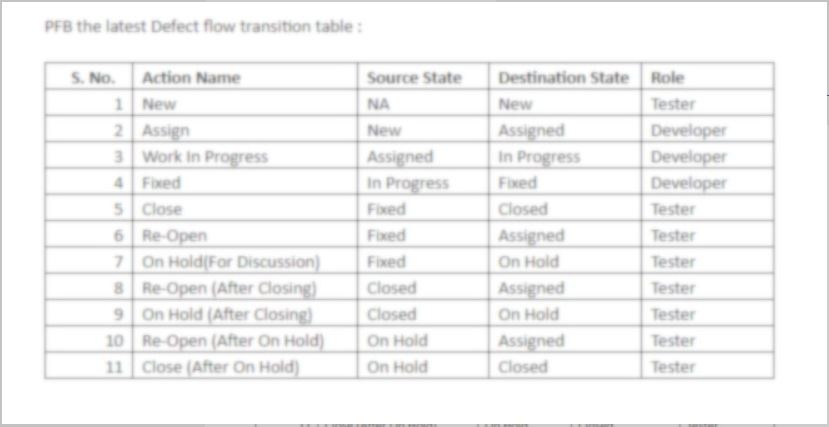
#> input picture joined comps/images/blur1.JPG, 829 x 427 px; its folder holds only this picture in this run
$ python laplace-sobel.py --images images   (older library calls are emulated)
#> lines starting #> are read from the running program, lines starting #| are printed output that depends on the picture; after the words box and inside, x2 and y2 are one past the last pixel; in counts of white or black regions, pixels touching at a corner belong together
import cv2
from imutils import paths
import argparse
import numpy as np
from matplotlib import pyplot as plt

# loading image
#img0 = cv2.imread('SanFrancisco.jpg',)

ap = argparse.ArgumentParser()
ap.add_argument("-i", "--images", required=True,
	help="path to input directory of images")
args = vars(ap.parse_args())

for imagePath in paths.list_images(args["images"]):
    # converting to gray scale
    img0 = cv2.imread(imagePath)
#> img0 is the input picture: shape (427, 829, 3); mean B, G, R 243.7, 243.7, 243.7
    gray = cv2.cvtColor(img0, cv2.COLOR_BGR2GRAY)

    # remove noise
    img = cv2.GaussianBlur(gray,(3,3),0)

    # convolute with proper kernels
    laplacian = cv2.Laplacian(img,cv2.CV_64F)
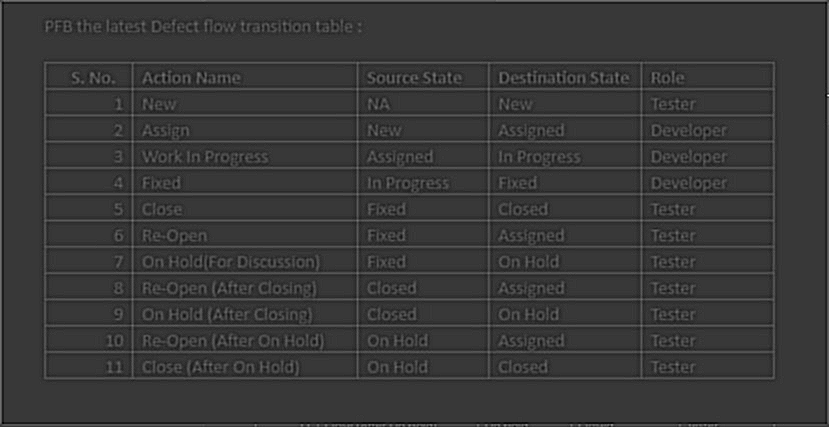
#> laplacian: shape (427, 829) float64; min -30, max 105, mean 0.1; drawn with min black and max white
    sobelx = cv2.Sobel(img,cv2.CV_64F,1,0,ksize=3)  # x
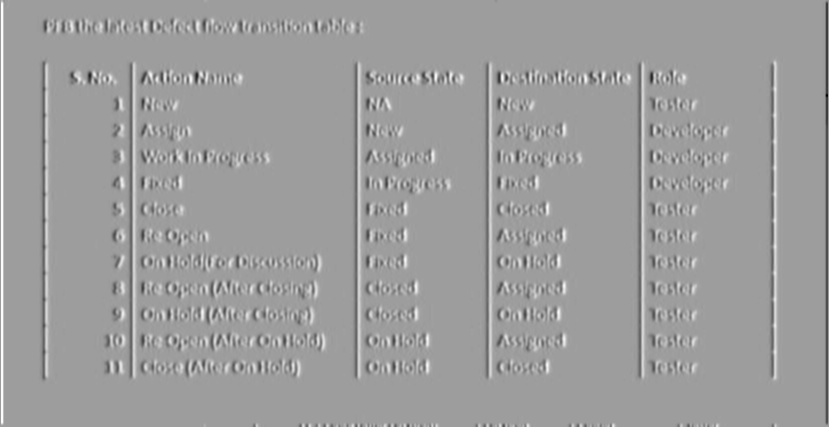
#> sobelx: shape (427, 829) float64; min -294, max 182, mean 0.1; drawn with min black and max white
    sobely = cv2.Sobel(img,cv2.CV_64F,0,1,ksize=3)  # y
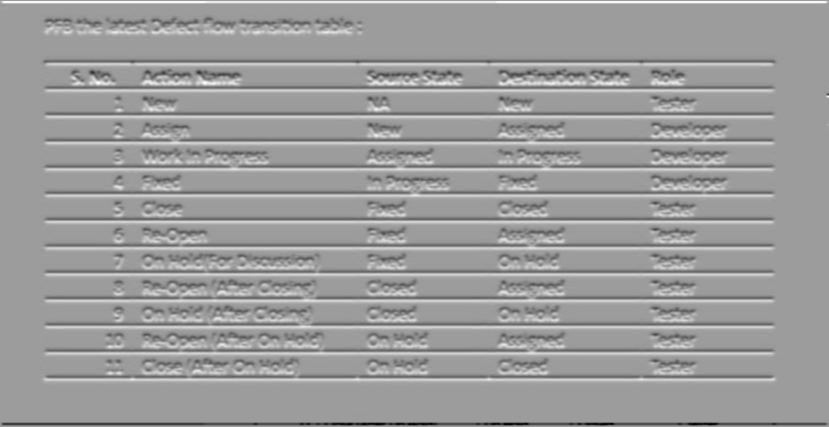
#> sobely: shape (427, 829) float64; min -306, max 193, mean -0.3; drawn with min black and max white
    ero = cv2.erode(img,(3,3))
    canny = cv2.Canny(ero,100,200)
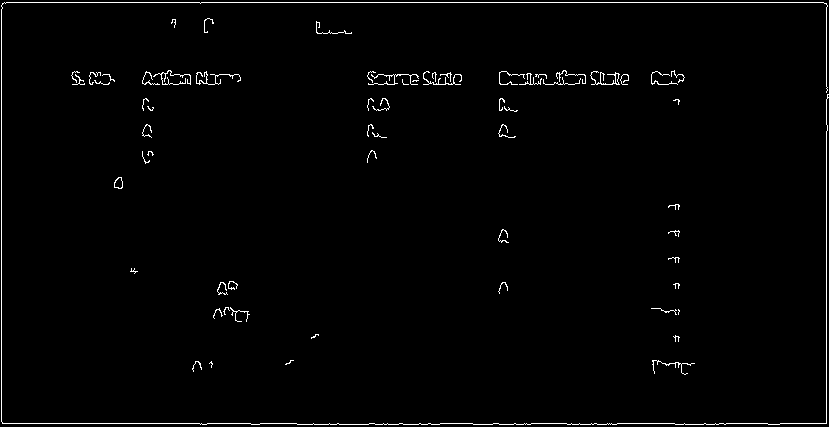
#> canny: shape (427, 829); 1.4% white in thin lines or dots

    """ plt.subplot(2,2,1),plt.imshow(img,cmap = 'gray')
    plt.title('Original'), plt.xticks([]), plt.yticks([])
    plt.subplot(2,2,2),plt.imshow(laplacian,cmap = 'gray')
    plt.title('Laplacian'), plt.xticks([]), plt.yticks([])
    plt.subplot(2,2,3),plt.imshow(sobelx,cmap = 'gray')
    plt.title('Sobel X'), plt.xticks([]), plt.yticks([])
    plt.subplot(2,2,4),plt.imshow(sobely,cmap = 'gray')
    plt.title('Sobel Y'), plt.xticks([]), plt.yticks([])

    plt.show() """

    cv2.imshow("original",img0)
    cv2.imshow("blur",img)
    cv2.imshow("laplace",laplacian)
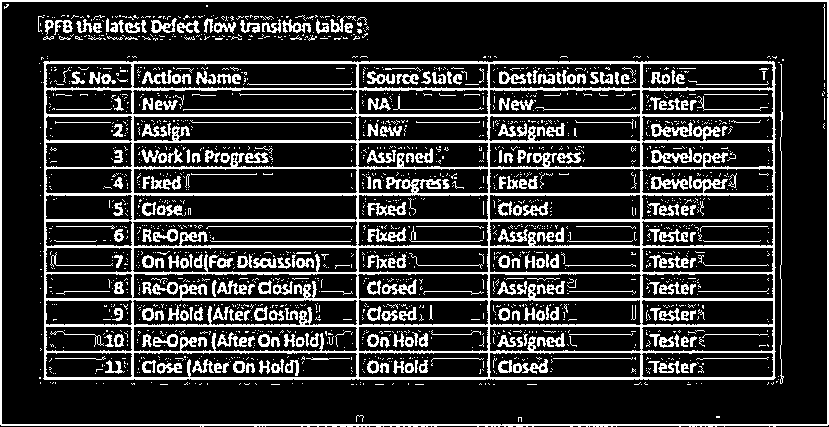
#> window 'laplace': shape (427, 829); 19.9% white; 1950 white regions (1633 under 20 px), largest, box (x1, y1, x2, y2) and area: (43, 61, 776, 380) 33378, (0, 0, 829, 427) 5150, (780, 64, 784, 384) 341
    cv2.imshow("sobelx",sobelx)
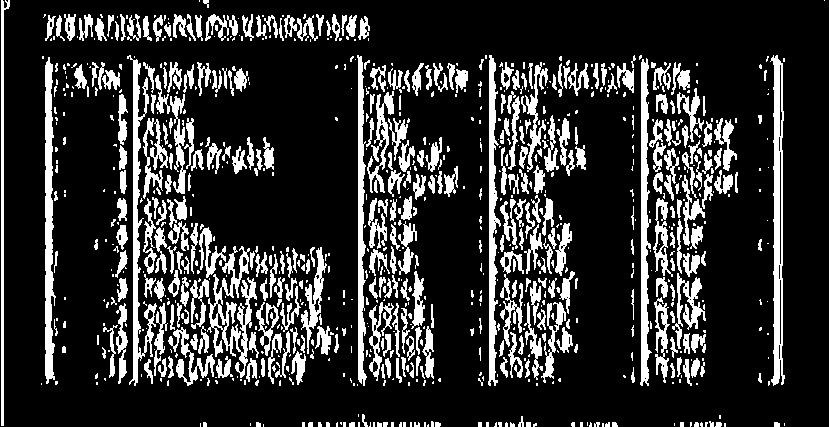
#> window 'sobelx': shape (427, 829); 19.4% white; 880 white regions (514 under 20 px), largest, box (x1, y1, x2, y2) and area: (770, 55, 785, 386) 2656, (45, 57, 56, 384) 2365, (127, 55, 157, 386) 2331
    cv2.imshow("sobely",sobely)
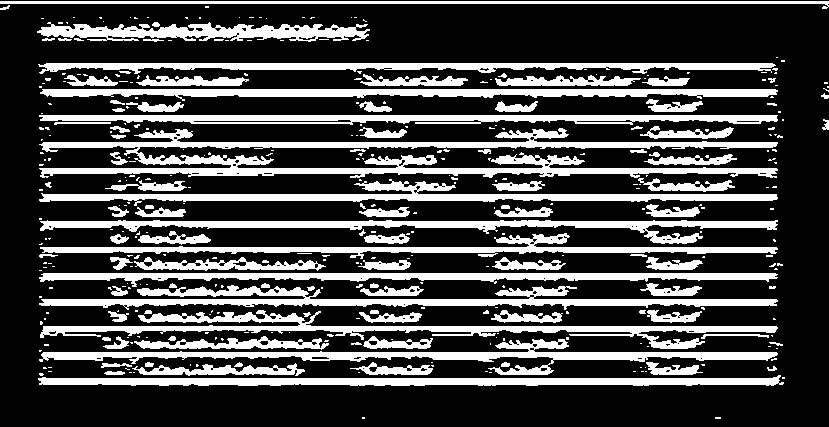
#> window 'sobely': shape (427, 829); 28.3% white; 372 white regions (270 under 20 px), largest, box (x1, y1, x2, y2) and area: (39, 128, 778, 178) 11930, (39, 285, 778, 310) 6498, (40, 310, 778, 349) 6281
    cv2.imshow("canny",canny)
    cv2.waitKey(0)

$ run again, on joined comps/images/blur6.jpg
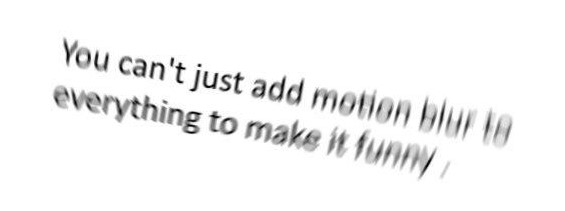
#> input picture joined comps/images/blur6.jpg, 565 x 211 px
#> img0 is the input picture: shape (211, 565, 3); min 0, max 255, mean 243.9
#> `canny = cv2.Canny(ero,100,200)`:
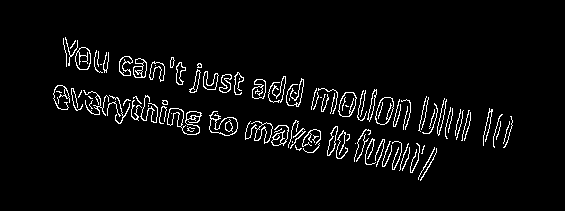
#> canny: shape (211, 565); 4.2% white in thin lines or dots, all inside (x1, y1, x2, y2) = (53, 37, 513, 181)
#> `cv2.imshow("sobely",sobely)`:
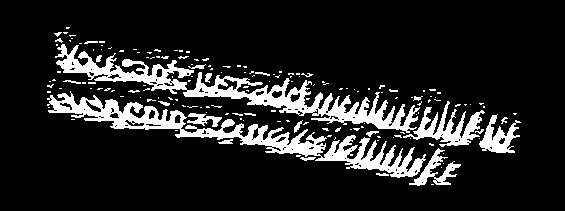
#> window 'sobely': shape (211, 565); 13.6% white; 166 white regions (140 under 20 px), largest, box (x1, y1, x2, y2) and area: (55, 44, 420, 133) 5957, (47, 91, 426, 178) 5905, (403, 101, 485, 147) 1315
